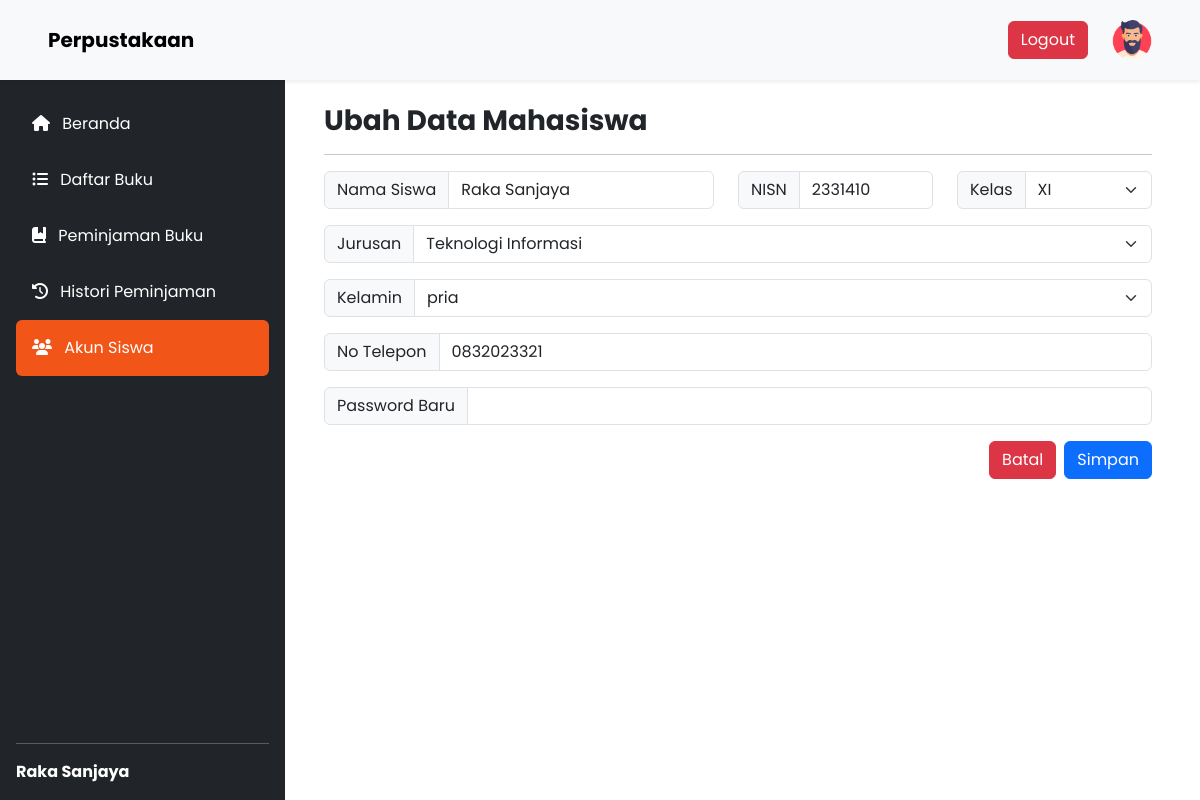
Page /pages/dashboardSiswa/akun_siswa.php (signed in) on the committed database.
### tables this page shows
CREATE TABLE `siswa` (
  `nisn` int(11) NOT NULL,
  `nama` varchar(50) NOT NULL,
  `kelas` varchar(5) NOT NULL,
  `jurusan` varchar(20) NOT NULL,
  `kelamin` varchar(10) NOT NULL,
  `telepon` varchar(15) NOT NULL,
  `password` varchar(255) NOT NULL
);

CREATE TABLE `jurusan` (
  `id_jurusan` varchar(20) NOT NULL,
  `nama_jurusan` varchar(50) NOT NULL
);

### config/controller.php (called while the page is built, shortened)
<?php
function select($query)
{
    global $db;
    $result = mysqli_query($db, $query);
    $rows = [];
    while ($row = mysqli_fetch_assoc($result)) {
        $rows[] = $row;
    }
    return $rows;
}

### pages/dashboardSiswa/akun_siswa.php (the view, shortened to what this page needs)
<?php
require_once "../../layouts/header.php";
$nisn = (int)$_SESSION['nisn'];
$data_siswa = select("SELECT * FROM `siswa` INNER JOIN `jurusan` ON siswa.jurusan = jurusan.id_jurusan WHERE `nisn` = $nisn")[0];
?>
<section>
    <div class="d-flex">
        <div class="w-25"><?php require_once "../../layouts/sidebar_siswa.php" ?></div>
        <div class="w-75 mx-5 my-4">
            <h1 class="fw-bold fs-3">Ubah Data Mahasiswa</h1>
            <hr>
            <form method="POST" enctype="multipart/form-data">
                <div class="d-flex gap-4">
                    <div class="input-group mb-3">
                        <span class="input-group-text fs-6" id="inputGroup-sizing-default">Nama Siswa</span>
                        <input type="text" class="form-control" aria-label="Sizing example input" name="nama" aria-describedby="inputGroup-sizing-default" value="<?= $data_siswa["nama"]; ?>">
                    </div>
                    <div class="input-group mb-3 w-50">
                        <span class="input-group-text fs-6" id="inputGroup-sizing-default">NISN</span>
                        <input type="text" class="form-control" aria-label="Sizing example input" name="nisn" aria-describedby="inputGroup-sizing-default" value="<?= $data_siswa["nisn"]; ?>">
                    </div>
                    <div class="input-group mb-3 w-50">
                        <label class="input-group-text" for="inputGroupSelect01">Kelas</label>
                        <select class="form-select" id="inputGroupSelect01" name="kelas">
                            <option selected><?= $data_siswa["kelas"]; ?></option>
                        </select>
                    </div>
                </div>
                <div class="input-group mb-3">
                    <label class="input-group-text" for="inputGroupSelect01">Jurusan</label>
                    <select class="form-select" id="inputGroupSelect01" name="jurusan">
                        <option value="<?= $data_siswa["id_jurusan"]; ?>" selected><?= $data_siswa["nama_jurusan"]; ?></option>
                    </select>
                </div>
                <div class="input-group mb-3">
                    <label class="input-group-text" for="inputGroupSelect01">Kelamin</label>
                    <select class="form-select" id="inputGroupSelect01" name="kelamin">
                        <option selected><?= $data_siswa["kelamin"]; ?></option>
                    </select>
                </div>
                <div class="input-group mb-3">
                    <span class="input-group-text fs-6" id="inputGroup-sizing-default">No Telepon</span>
                    <input type="tel" class="form-control" aria-label="Sizing example input" aria-describedby="inputGroup-sizing-default" name="telepon" value="<?= $data_siswa["telepon"]; ?>">
                </div>
                <div class="input-group mb-3">
                    <span class="input-group-text fs-6" id="inputGroup-sizing-default">Password Baru</span>
                    <input type="text" class="form-control" aria-label="Sizing example input" aria-describedby="inputGroup-sizing-default" name="passwordBaru">
                </div>
                <div class="d-flex justify-content-end my-3 gap-2">
                    <a href="akun_siswa.php" class="btn btn-danger">Batal</a>
                    <button type="submit" name="edit_data" class="btn btn-primary">Simpan</button>
                </div>
            </form>
        </div>
    </div>
</section>
<?php require_once "../../layouts/footer.php" ?>

### assets/css/style.css (style rules this page uses)
* { font-family: "poppins"; }

### rows in the picture
siswa: nama "Raka Sanjaya", nisn "2331410", kelas "XI", jurusan "Teknologi Informasi", kelamin "pria", telepon "0832023321"

### other values in the picture
$_SESSION['namaSiswa'] "Raka Sanjaya"
